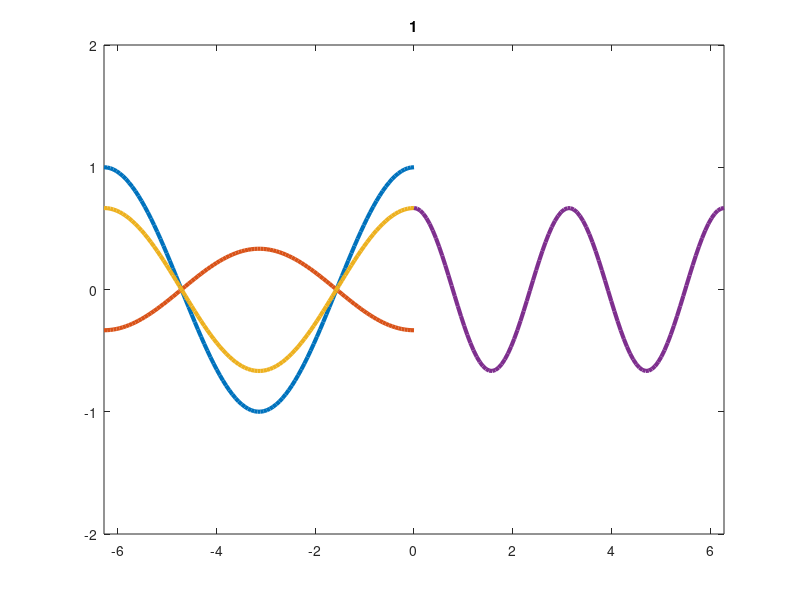

Write the MATLAB code that produced this figure. (Note: this script raises an error after producing the figure.)
function EP2_Transmittanz
  Aein=1;
  k1=1;
  w=1;
  k2=2;
  % Set X domain mesh
  xm = linspace(-2*pi, 0);
  xp = linspace(0,2*pi);
  % Create the initial Y values for both the sin and cos plots
  t=0;
  yein= Aein.*cos(k1.*xm-w*t);
  yrefl=Aein.*(k1-k2)/(k1+k2).*cos(k1.*xm+w*t);
  ysuper=yein+yrefl;
  ytrans=Aein.*(1+(k1-k2)/(k1+k2)).*cos(k2.*xp-w*t);
  % Plot everything on the same axes
  hyeinP = plot(xm, yein,'LineWidth',3);
  hold on;
  hyreflP = plot(xm, yrefl,'LineWidth',3);
  hysuperP = plot(xm, ysuper,'LineWidth',3);
  hytransP = plot(xp, ytrans,'LineWidth',3);
  xlim([-2*pi 2*pi]);
  ylim([-2 2]);
  % Render 
  for i =1:10000
	 
     % Recompute the sins Ys after incrementing the time
	 t=t+0.1;
	 title(num2str(i));
	 yein= Aein.*cos(k1.*xm-w*t);
     yrefl=Aein.*(k1-k2)/(k1+k2).*cos(k1.*xm+w*t);
	 ysuper=yein+yrefl;
	 ytrans=Aein.*(1+(k1-k2)/(k1+k2)).*cos(k2.*xp-w*t);

     % Update the plot YData with these new values. XData stays the same
     hyeinP.YData = yein;
	 %hyeinP.Color = [abs(sin(i*0.2+pi/3)) abs(cos(i*0.1)) abs(sin(i*0.4))];
	 %hyeinP.LineWidth = abs(sin(i*0.1))*10;
	 
	 hyreflP.YData = yrefl;
	 %hyreflP.Color = [abs(sin(i*0.2+pi/3)) abs(cos(i*0.3)) abs(sin(i*0.4))];
	 %hyreflP.LineWidth = abs(sin(i*0.1+pi/2))*30;
	 
	 hysuperP.YData = ysuper;
	 %hysuperP.Color = [abs(sin(i*0.2+pi/2)) abs(cos(i*0.2)) abs(sin(i*0.4))];
	 hytransP.YData = ytrans;
	 %hytransP.Color = [abs(sin(i*0.2+pi/6)) abs(cos(i*0.5)) abs(sin(i*0.4))];
     % Render the updated values to the screen
     drawnow;
     % Adjust the pause time to change the framerate (within reason).
     pause(0.025);
  end
end
